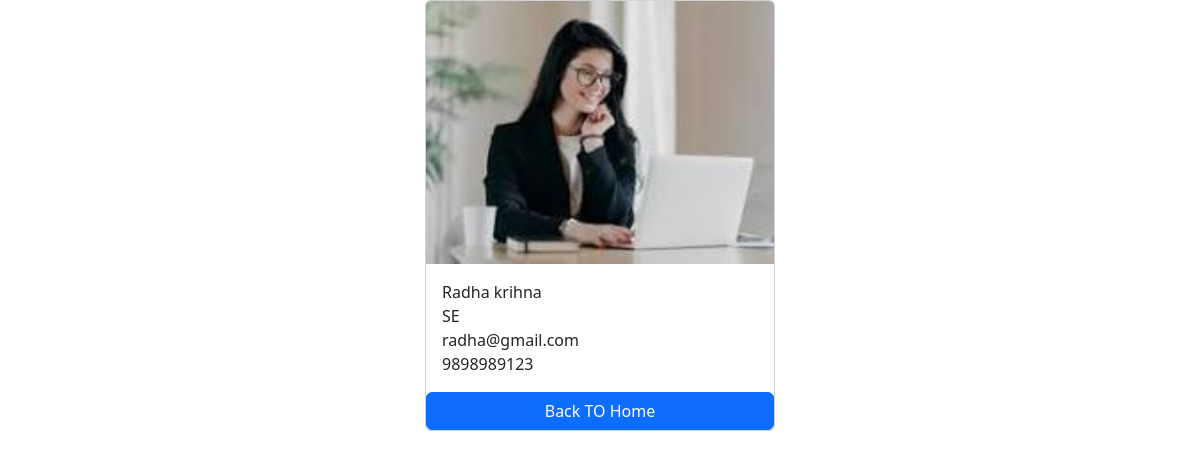
Page /employees/3/ on the committed database.
### salary/models.py (models this page shows, shortened)
class Employee(models.Model):
    first_name=models.CharField(max_length=100);
    last_name=models.CharField(max_length=100);
    Photo=models.ImageField(upload_to='images');
    designation=models.CharField(max_length=100);
    email_address=models.CharField(max_length=100);
    Phone_Number=models.CharField(max_length=10);

### salary/views.py (the view)
# urls.py: path('employees/',include('salary.urls'),name='employee_detail')
def employee_detail(request,pk):
    employee=get_object_or_404(Employee,pk=pk)
    context={
        'employee':employee,
    }
    return render (request,'employee_detail.html',context)

### templates/employee_detail.html (shortened to what this page needs)
<!DOCTYPE html>
<html lang="en">
<head>
    <link href="https://cdn.jsdelivr.net/npm/bootstrap@5.3.3/dist/css/bootstrap.min.css" rel="stylesheet">
</head>
<body>
    <div class="container">
        <div class="card mx-auto" style="width: 350px;">
            <img src="{{employee.Photo.url}}" class="card-img-top" alt="">
            <div class="card-body">
                <p class="card-text m-0">{{employee.first_name}} {{employee.last_name}}</p>
                 <p class="card-text m-0">{{employee.designation }} </p>
                 <p class="card-text m-0">{{employee.email_address}} </p>
                 <p class="card-text m-0">{{employee.Phone_Number }} </p>
            </div>
            <a href="{% url 'home' %}" class="btn btn-primary" >Back TO Home</a>
        </div>
    </div>
</body>
</html>

### rows in the picture
Employee: Photo (picture), first_name "Radha", last_name "krihna", designation "SE", email_address "radha@gmail.com", Phone_Number "9898989123"
